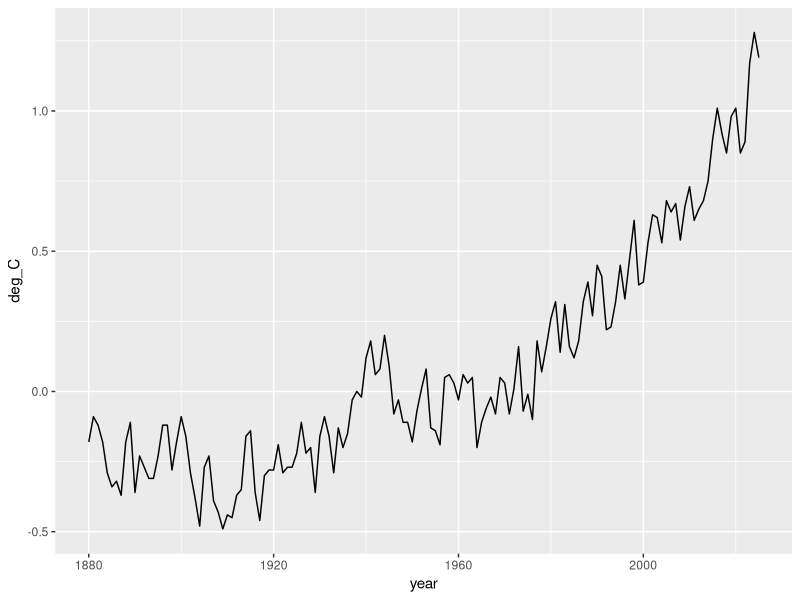
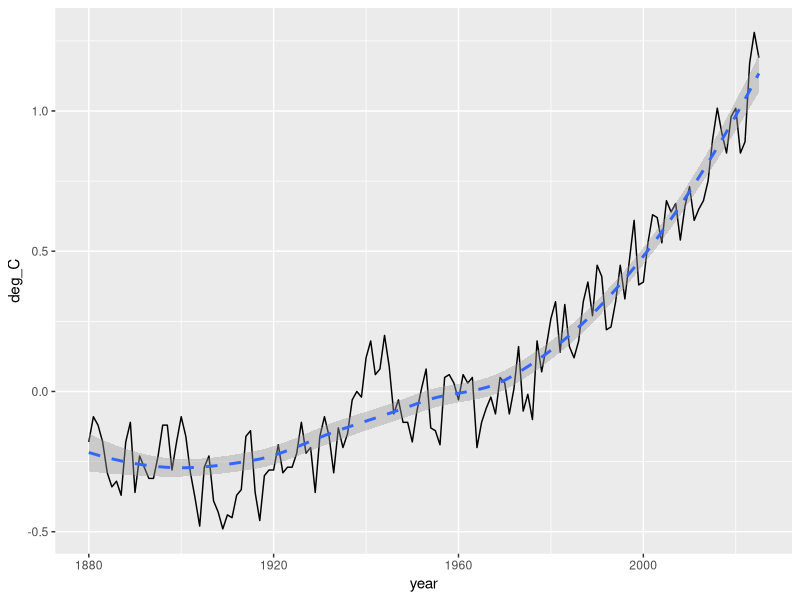
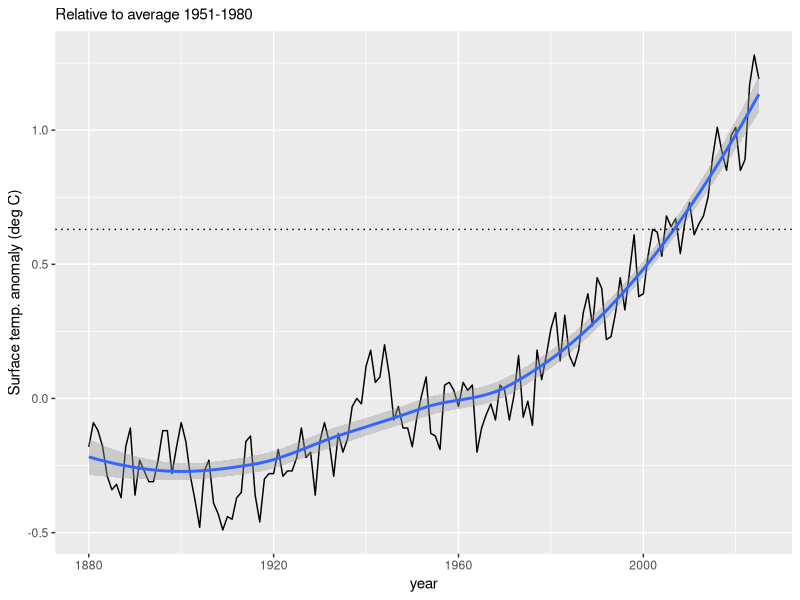
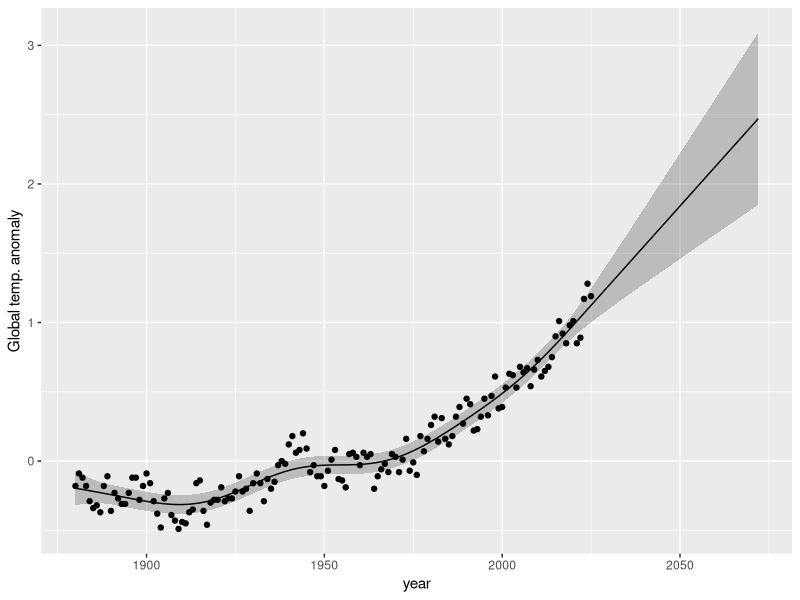
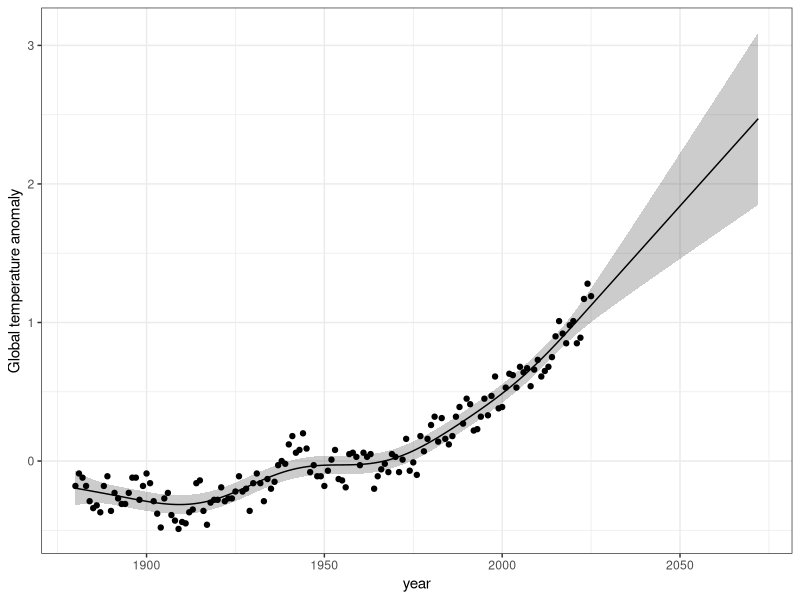
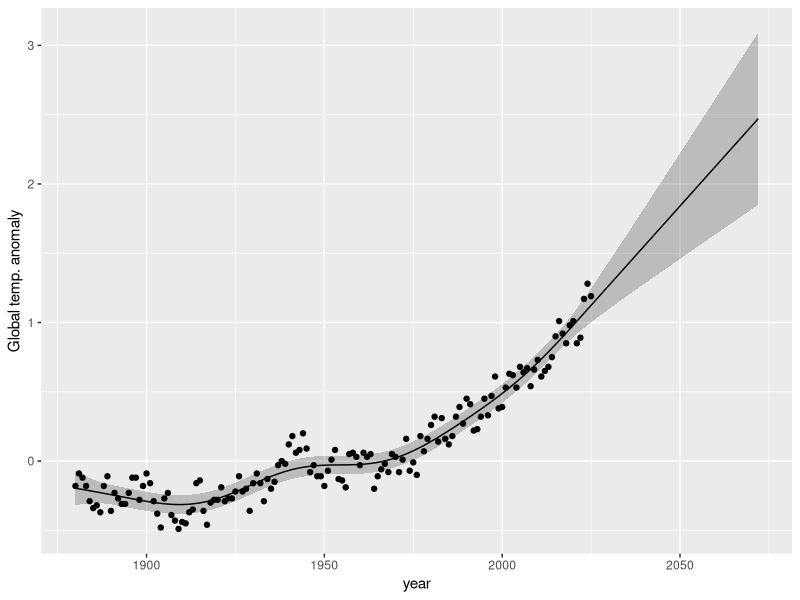

These figures' R source, in order:
# Physical Environment: A Fate of Earth ----
# Source: 04-global_temp_anomalies_v2.qmd
# All R code chunks extracted in order of appearance.

## Goals ----

## Background ----

## Activity ----

### Set up ----

#### code-chunk-1 ----
#| eval: false
## install tidyverse
## tidyverse is a"universe" or collection of related R packages
## that have a particular coding style that helps a lot.
install.packages("tidyverse", repos = "https://cloud.r-project.org")

#### code-chunk-2 ----
## load R packages
# this makes these packages available to R in this session.
library(tidyverse)

### Import data ----

#### code-chunk-3 ----
# read in data
temps <- read.csv(file = "data/global_surface_anomalies_2025.csv", # full file name
                  skip=3, # skip these lines because they contain metadata.
                  header = TRUE # Tell R that the first row is column namaes
                  ) # last parenthesis

### Finding out information about the temperature anomalies ----

#### code-chunk-4 ----
summary(temps)

### Minimum and maximum ----

#### code-chunk-5 ----
## get the min and max
min.anomaly <- min(temps$deg_C)
max.anomaly <- max(temps$deg_C)

#### code-chunk-6 ----
## use the min and the max
# note the two equal signs, a pipe, and then two more equals signs.
subset(temps, deg_C==min.anomaly | deg_C==max.anomaly )

### Using a year ----

#### code-chunk-7 ----
## Find the anomaly in the year you were born
subset(temps, year==1960) # use your year with two equal signs

### Plotting information ----

#### code-chunk-8 ----
## we will create a plot object and stick it in "p"
p <- ggplot(data=temps, # the data frame to use
       ## aes() stand for "aesthetics"
       aes(x=year, y=deg_C), # define x and y variables to plot
       ) + # closing parenthesis and add a plus sign to add another graphical element
  geom_line() # the type of graph to plot using x and y

#### code-chunk-9 ----
p

#### code-chunk-10 ----
## add a trend line
p + geom_smooth(linetype="dashed")

#### code-chunk-11 ----
# first find the anomaly in 2002
anomaly.2002 <- temps$deg_C[temps$year==2002]
anomaly.2002
p + geom_smooth() +
  labs(
    y="Surface temp. anomaly (deg C)",
    subtitle="Relative to average 1951-1980"
    ) +
  geom_hline(yintercept = anomaly.2002, linetype=3)

## Predicting future anomalies ----

### code-chunk-12 ----
## Load a necessary R package
library(mgcv) # stands for "Mixed Generalized Additive Model Computation Vehicle"

### code-chunk-13 ----
## Create the model
mod <- gamm(deg_C ~ s(year),  # "deg_C as a function of year
            data=temps, # data frame
          correlation = corCAR1(form=~year), # specify autocorrelation among samples
          method="REML" # fit using restricted maximum likelihood
          )

### code-chunk-14 ----
## years for fit and prediction
years = data.frame(year=1880:2072)

### code-chunk-15 ----
## include uncertainty with se.fit = TRUE
preds <- data.frame(
  predict(mod$gam, newdata=years, type="response", se.fit=TRUE)
  )

# combine columns of data frames
my.predictions <- cbind(years, preds)

### code-chunk-16 ----
# first three lines , and all columns
my.predictions[1:3, ]

### code-chunk-17 ----
### Create 95% confidence intervals
crit.t.low <- qt(0.025, df = df.residual(mod$gam))
crit.t.high <- qt(0.975, df = df.residual(mod$gam))

### this requires that you loaded the tidyverse package
my.predictions <- my.predictions %>% # my data
  ## transform the data set to include two new columns
  transform(
    upper.conf.lim=fit + (crit.t.high * se.fit),
    lower.conf.lim=fit + (crit.t.low * se.fit))
###
## view the first three rows
my.predictions[1:3, ]

### code-chunk-18 ----
## basic data and x, y values
g <- ggplot(data = my.predictions, aes(x = year, y = fit)) +
  ## adding a wide region or band (a ribbon)
  geom_ribbon(aes(ymin = lower.conf.lim, ymax = upper.conf.lim,
                  x = year),
              alpha = 0.2, fill = "black") +
  ## add the expected local trend
  geom_line() +
  ## adding the points for each year
  geom_point(data = temps, mapping = aes(x = year, y = deg_C),
               inherit.aes = FALSE) +
  ## add a better label for the y axis
  labs(y = "Global temp. anomaly")
  ## simplify the image

### code-chunk-19 ----
## basic data and x, y values
g2 <- ggplot(data = my.predictions, aes(x = year, y = fit)) +
  ## adding a wide region or band (a ribbon)
  geom_ribbon(aes(ymin = lower.conf.lim, ymax = upper.conf.lim,
                  x = year),
              alpha = 0.2, fill = "black") +
  ## add the expected local trend
  geom_line() +
  ## adding the points for each year
  geom_point(data = temps, mapping = aes(x = year, y = deg_C),
               inherit.aes = FALSE) +
  ## add a better label for the y axis
  labs(y = "Global temperature anomaly")  +
  ## make this different from what the students SHOULD turn in.
  theme_bw()

### code-chunk-20 ----
g

### code-chunk-21 ----
g2

### code-chunk-22 ----
## Save a PNG file into your figs folder
## THIS IS THE GRAPH TO INSERT INTO YOUR ASSIGNMENT
ggsave("figs/Global_temps.png", # name for your figure
       plot=g, ## identify which graph you want to save,
       height=5, width=5)

## Does Earth have a fever? ----

### code-chunk-23 ----
## First we take a subset of our data set.
a <- subset(temps, year==1950)
b <- subset(temps, year==2022)
increase <- b$deg_C - a$deg_C
increase

### code-chunk-24 ----
## percent increase for Earth
perc.Earth <- increase / 13.9 * 100

## percent increase for humans
perc.fever <- 2/37 * 100

perc.Earth; perc.fever

## Questions to answer ----

## Deliverables ----
